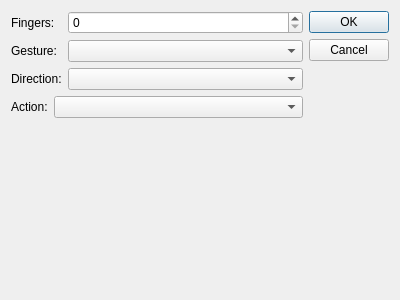
<?xml version="1.0" encoding="UTF-8"?>
<ui version="4.0">
 <class>EditDialog</class>
 <widget class="QDialog" name="EditDialog">
  <property name="geometry">
   <rect>
    <x>0</x>
    <y>0</y>
    <width>400</width>
    <height>300</height>
   </rect>
  </property>
  <property name="windowTitle">
   <string>Dialog</string>
  </property>
  <layout class="QGridLayout" name="gridLayout">
   <item row="0" column="0">
    <layout class="QVBoxLayout" name="verticalLayout_2">
     <item>
      <layout class="QFormLayout" name="formLayout">
       <item row="0" column="0">
        <widget class="QLabel" name="label">
         <property name="text">
          <string>Fingers:</string>
         </property>
        </widget>
       </item>
       <item row="1" column="0">
        <widget class="QLabel" name="label_2">
         <property name="text">
          <string>Gesture:</string>
         </property>
        </widget>
       </item>
       <item row="2" column="0">
        <widget class="QLabel" name="label_3">
         <property name="text">
          <string>Direction:</string>
         </property>
        </widget>
       </item>
       <item row="1" column="1">
        <widget class="QComboBox" name="gesture"/>
       </item>
       <item row="0" column="1">
        <widget class="QSpinBox" name="fingers"/>
       </item>
       <item row="2" column="1">
        <widget class="QComboBox" name="direction"/>
       </item>
      </layout>
     </item>
     <item>
      <layout class="QHBoxLayout" name="horizontalLayout">
       <item>
        <widget class="QLabel" name="label_4">
         <property name="sizePolicy">
          <sizepolicy hsizetype="Minimum" vsizetype="Preferred">
           <horstretch>0</horstretch>
           <verstretch>0</verstretch>
          </sizepolicy>
         </property>
         <property name="text">
          <string>Action:</string>
         </property>
        </widget>
       </item>
       <item>
        <widget class="QComboBox" name="actionList">
         <property name="sizePolicy">
          <sizepolicy hsizetype="MinimumExpanding" vsizetype="Fixed">
           <horstretch>0</horstretch>
           <verstretch>0</verstretch>
          </sizepolicy>
         </property>
        </widget>
       </item>
      </layout>
     </item>
     <item>
      <layout class="QGridLayout" name="actionArea">
       <item row="0" column="0">
        <spacer name="verticalSpacer">
         <property name="orientation">
          <enum>Qt::Vertical</enum>
         </property>
         <property name="sizeHint" stdset="0">
          <size>
           <width>20</width>
           <height>40</height>
          </size>
         </property>
        </spacer>
       </item>
      </layout>
     </item>
    </layout>
   </item>
   <item row="0" column="1">
    <widget class="QDialogButtonBox" name="buttonBox">
     <property name="orientation">
      <enum>Qt::Vertical</enum>
     </property>
     <property name="standardButtons">
      <set>QDialogButtonBox::Cancel|QDialogButtonBox::Ok</set>
     </property>
    </widget>
   </item>
  </layout>
 </widget>
 <resources/>
 <connections/>
</ui>
